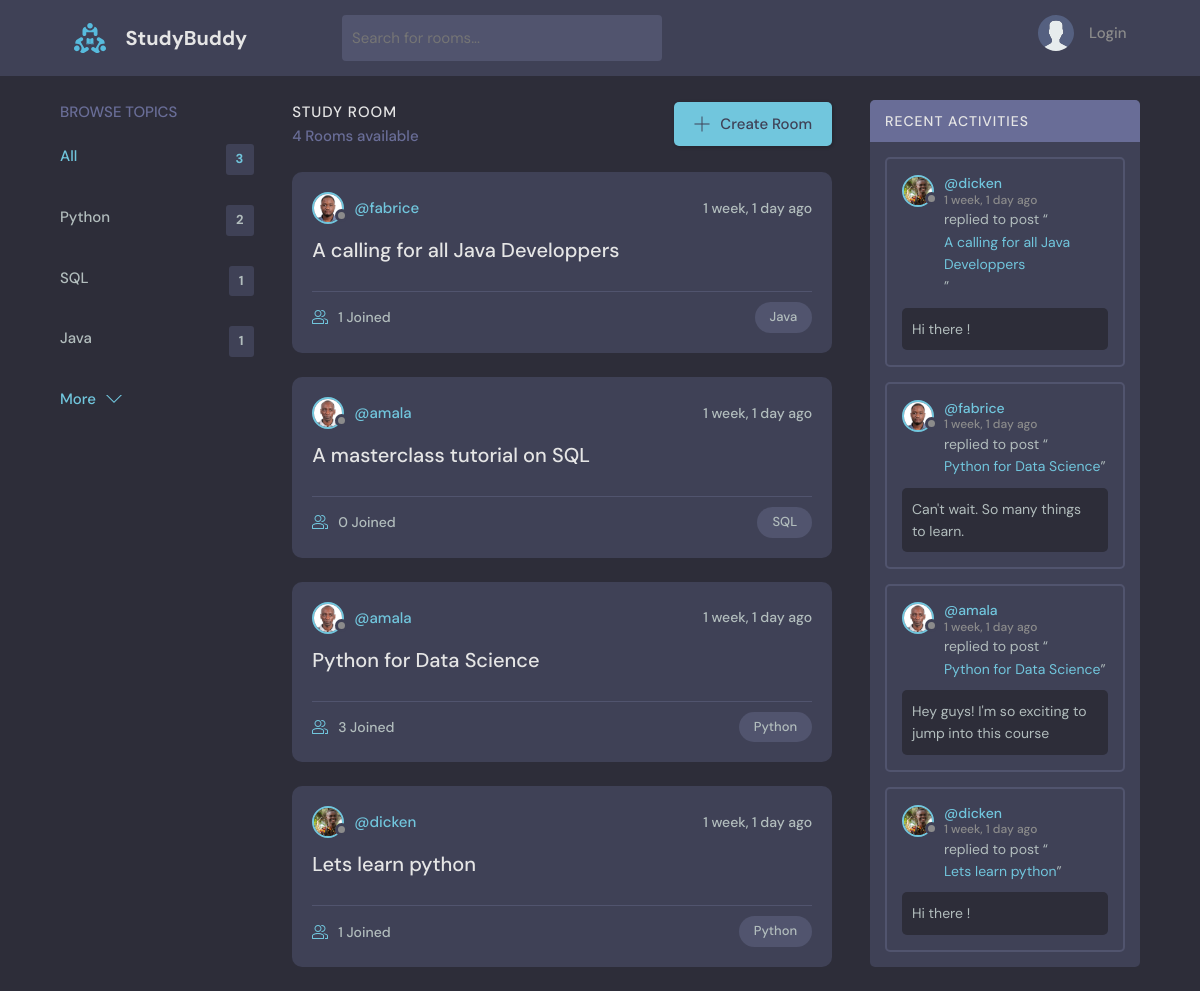
Before: / with the older database file.
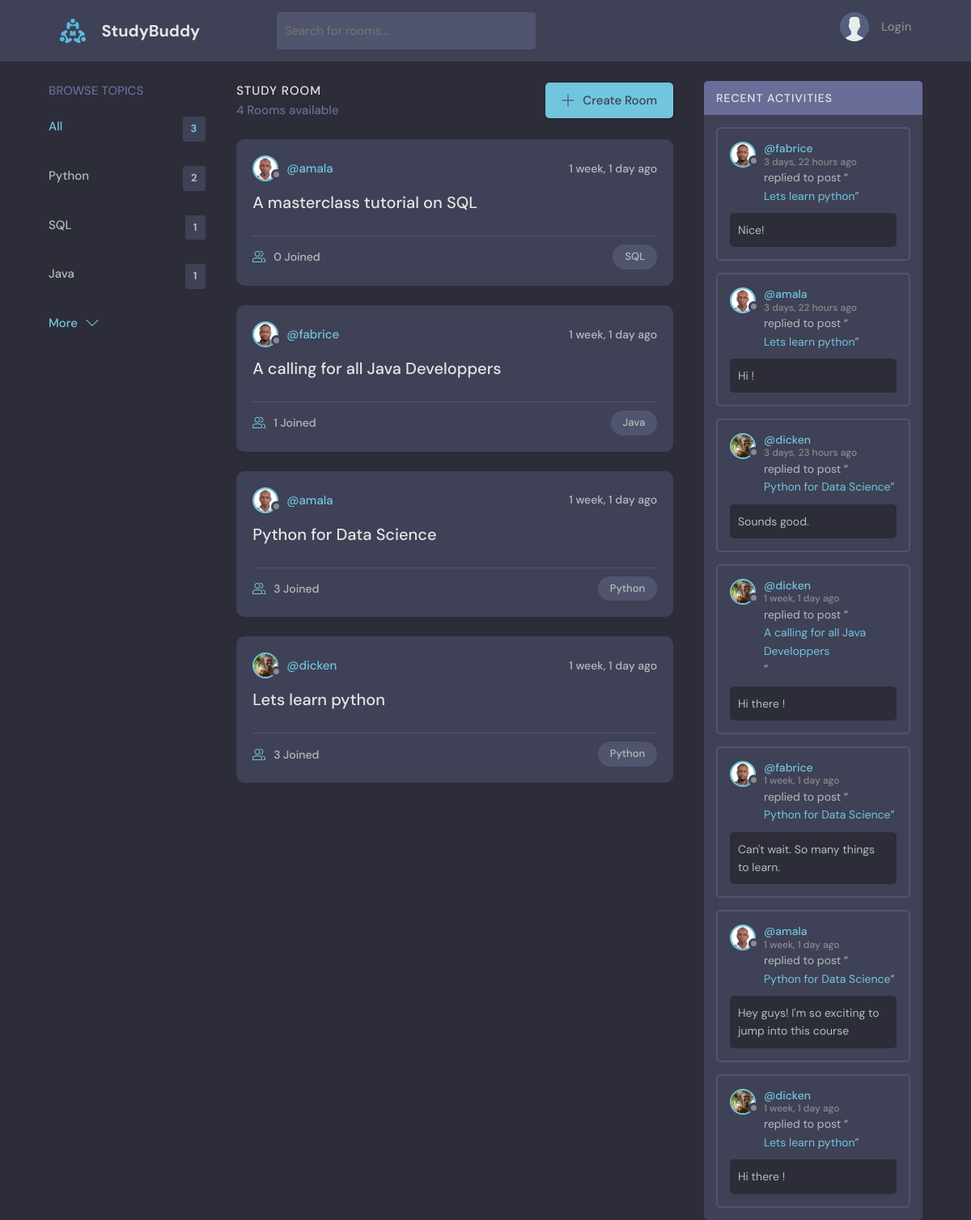
After: the same page with the newer database file.
### base/models.py (models this page shows, shortened)
class Topic(models.Model):
    name = models.CharField(max_length=200)

class Room(models.Model):
    host = models.ForeignKey(User, on_delete=models.SET_NULL, null=True)
    topic = models.ForeignKey('Topic', on_delete=models.SET_NULL, null=True)
    name = models.CharField(max_length=200)
    description = models.TextField(null=True, blank=True)
    participants = models.ManyToManyField(
                    User, related_name="participants", blank=True)
    updated = models.DateTimeField(auto_now=True)
    created = models.DateTimeField(auto_now_add=True)
    class Meta:
        ordering = ['-updated', '-created']
    def __str__(self):
        return self.name

class User(AbstractUser):
    name = models.CharField(max_length=200, null=True)
    email = models.EmailField(unique=True, null=True)
    bio = models.TextField(null=True)
    avatar = models.ImageField(null=True, default="avatar.svg")
    USERNAME_FIELD = 'email'
    REQUIRED_FIELDS = []

class Message(models.Model):
    user = models.ForeignKey(User, on_delete=models.CASCADE)
    room = models.ForeignKey(Room, on_delete=models.CASCADE)
    body = models.TextField()
    updated = models.DateTimeField(auto_now=True)
    created = models.DateTimeField(auto_now_add=True)
    class Meta:
        ordering = ['-updated', '-created']
    def __str__(self):
        return self.body[0:50]

### base/views.py (the view)
# urls.py: path('', views.home, name="home"),
def home(request):
    q = request.GET.get('q') if request.GET.get('q') != None else ''
    rooms = Room.objects.filter\
            (
            Q(topic__name__icontains=q) |
            Q(name__icontains=q) |
            Q(description__icontains=q)
            )
    topics = Topic.objects.all()[0:5]
    room_count = rooms.count()
    room_messages = Message.objects.filter(Q(room__topic__name__icontains=q))
    context = {'rooms': rooms, 'topics': topics,'room_count': room_count,
               'room_messages': room_messages}
    return render(request, 'base/home.html', context)

### base/templates/base/home.html (shortened to what this page needs)
{% extends 'main.html' %}
{% block content %}
<main class="layout layout--3">
  <div class="container">
    {% include 'base/topics_component.html' %}
    <div class="roomList">
      <div class="roomList__header">
        <div>
          <h2>Study Room</h2>
          <p>{{room_count}} Rooms available</p>
        </div>
        <a class="btn btn--main" href="{% url 'create-room' %}">
          <svg version="1.1" xmlns="http://www.w3.org/2000/svg" width="32" height="32" viewBox="0 0 32 32">
            <title>add</title>
            <path
              d="M16.943 0.943h-1.885v14.115h-14.115v1.885h14.115v14.115h1.885v-14.115h14.115v-1.885h-14.115v-14.115z"
            ></path>
          </svg>
          Create Room
        </a>
      </div>
      {% include 'base/feed_component.html' %}
    </div>
    {% include 'base/activity_component.html' %}
  </div>
</main>
{% endblock%}

### base/templates/base/topics_component.html
<div class="topics">
    <div class="topics__header">
      <h2>Browse Topics</h2>
    </div>
    <ul class="topics__list">
      <li>
        <a href="{% url 'home' %}" class="active">All <span>{{topics.count}}</span></a>
      </li>
      {% for topic in topics %}
      <li>
        <a href="{% url 'home' %}?q={{topic.name}}">{{topic.name}}<span>{{topic.room_set.all.count}}</span></a>
      </li>
      {% endfor %}
    </ul>
    <a class="btn btn--link" href="{% url 'topics' %}">
      More
      <svg version="1.1" xmlns="http://www.w3.org/2000/svg" width="32" height="32" viewBox="0 0 32 32">
        <title>chevron-down</title>
        <path d="M16 21l-13-13h-3l16 16 16-16h-3l-13 13z"></path>
      </svg>
    </a>
  </div>

### base/templates/base/feed_component.html (shortened to what this page needs)
{% for room in rooms %}
<div class="roomListRoom">
    <div class="roomListRoom__header">
      <a href="{% url 'user-profile' room.host.id %}" class="roomListRoom__author">
        <div class="avatar avatar--small">
          <img src="{{room.host.avatar.url}}" />
        </div>
        <span>@{{room.host.username}}</span>
      </a>
      <div class="roomListRoom__actions">
        <span>{{room.created|timesince}} ago</span>
      </div>
    </div>
    <div class="roomListRoom__content">
      <a href="{% url 'room' room.id %}">{{room.name}}</a>
    </div>
    <div class="roomListRoom__meta">
      <a href="{% url 'room' room.id %}" class="roomListRoom__joined">
        {{room.participants.all.count}} Joined
      </a>
      <p class="roomListRoom__topic">{{room.topic.name}}</p>
    </div>
  </div>
{% endfor %}

### base/templates/base/activity_component.html (shortened to what this page needs)
<div class="activities">
    <div class="activities__header">
      <h2>Recent Activities</h2>
    </div>
    {% for message in room_messages %}
    <div class="activities__box">
      <div class="activities__boxHeader roomListRoom__header">
        <a href="{% url 'user-profile' message.user.id %}" class="roomListRoom__author">
          <div class="avatar avatar--small">
            <img src="{{message.user.avatar.url}}" />
          </div>
          <p>
            @{{message.user.username}}
            <span>{{message.created|timesince}} ago</span>
          </p>
        </a>
      </div>
      <div class="activities__boxContent">
        <p>replied to post “<a href="{% url 'room' message.room.id %}">{{message.room}}</a>”</p>
        <div class="activities__boxRoomContent">
            {{message}}
        </div>
      </div>
    </div>
    {% endfor %}
</div>

Changed rows visible on the page:
changed Room "A masterclass tutorial on SQL": moves up the list
computed for Room "Lets learn python": participants.all.count "1" → "3"
added Message: user.avatar (picture), user.username "fabrice", created "3 days, 22 hours", room "Lets learn python", body "Nice!"
added Message: user.avatar (picture), user.username "amala", created "3 days, 22 hours", room "Lets learn python", body "Hi !"
added Message: user.avatar (picture), user.username "dicken", created "3 days, 23 hours", room "Python for Data Science", body "Sounds good."
